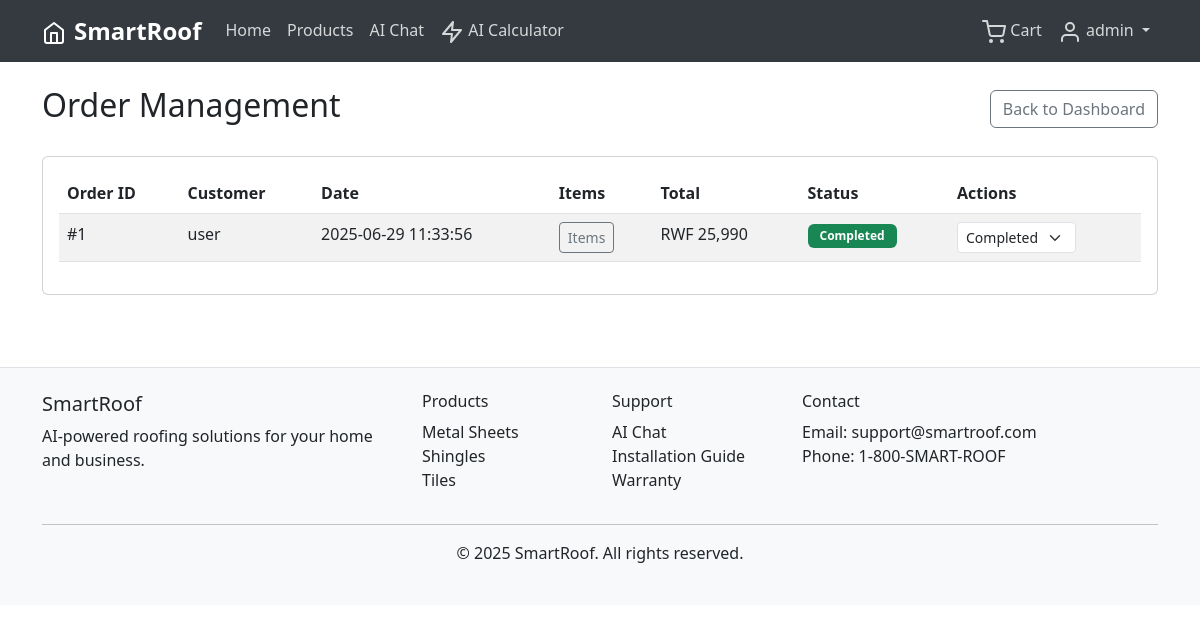
Page /admin/orders (signed in) on the committed database.
### tables this page shows
CREATE TABLE users (
            id INTEGER PRIMARY KEY AUTOINCREMENT,
            username TEXT UNIQUE NOT NULL,
            email TEXT UNIQUE NOT NULL,
            password_hash TEXT NOT NULL,
            is_admin BOOLEAN DEFAULT FALSE,
            created_at TIMESTAMP DEFAULT CURRENT_TIMESTAMP
        );

CREATE TABLE orders (
            id INTEGER PRIMARY KEY AUTOINCREMENT,
            user_id INTEGER NOT NULL,
            items TEXT NOT NULL,
            total REAL NOT NULL,
            status TEXT DEFAULT 'pending',
            created_at TIMESTAMP DEFAULT CURRENT_TIMESTAMP,
            FOREIGN KEY (user_id) REFERENCES users(id)
        );

### routes.py (the view)
@app.route('/admin/orders')
@login_required
def admin_orders():
    if not current_user.is_admin:
        flash('Access denied', 'error')
        return redirect(url_for('index'))
    try:
        conn = get_db_connection()
        orders = conn.execute('''
            SELECT o.*, u.username, u.email
            FROM orders o
            LEFT JOIN users u ON o.user_id = u.id
            ORDER BY o.created_at DESC
        ''').fetchall()
        users = conn.execute('SELECT id, username, email FROM users').fetchall()
        conn.close()
        orders_list = []
        users_dict = {}
        print(f"DEBUG: Found {len(orders)} orders in database")
        for order in orders:
            order_dict = {
                'id': order['id'],
                'user_id': order['user_id'],
                'username': order['username'] or 'Unknown User',
                'email': order['email'] or 'N/A',
                'items': order['items'],
                'total': order['total'] * 1000,  # Convert to RWF
                'status': order['status'],
                'shipping_address': '',  # Column doesn't exist in current schema
                'payment_method': 'Unknown',  # Column doesn't exist in current schema
                'created_at': order['created_at']
            }
            orders_list.append(order_dict)
            print(f"DEBUG: Added order {order_dict}")
        for user in users:
            users_dict[user['id']] = {
                'username': user['username'],
                'email': user['email']
            }
        print(f"DEBUG: Passing {len(orders_list)} orders to template")
        return render_template('admin/orders.html', orders=orders_list, users=users_dict)
    except Exception as e:
        print(f"Error fetching orders: {e}")
        return render_template('admin/orders.html', orders=[], users={})

### app.py (called while the page is built)
@login_manager.user_loader
def load_user(user_id):
    from models import User
    return User.get(int(user_id))

### database.py (called while the page is built)
def get_db_connection():
    conn = sqlite3.connect(DATABASE_PATH)
    conn.row_factory = sqlite3.Row
    return conn

### models.py (called while the page is built)
    @staticmethod
    def get(user_id):
        conn = get_db_connection()
        user = conn.execute('SELECT * FROM users WHERE id = ?', (user_id,)).fetchone()
        conn.close()
        if user:
            return User(user['id'], user['username'], user['email'],
                       user['password_hash'], user['is_admin'], user['created_at'])
        return None

### templates/admin/orders.html (shortened to what this page needs)
{% extends "base.html" %}
{% block content %}
<div class="container py-4">
    <div class="d-flex justify-content-between align-items-center mb-4">
        <h2>Order Management</h2>
        <a href="{{ url_for('admin_dashboard') }}" class="btn btn-outline-secondary">Back to Dashboard</a>
    </div>
    <div class="card">
        <div class="card-body">
            {% if orders and orders|length > 0 %}
            <div class="table-responsive">
                <table class="table table-striped">
                    <thead>
                        <tr>
                            <th>Order ID</th>
                            <th>Customer</th>
                            <th>Date</th>
                            <th>Items</th>
                            <th>Total</th>
                            <th>Status</th>
                            <th>Actions</th>
                        </tr>
                    </thead>
                    <tbody>
                        {% for order in orders %}
                        <tr>
                            <td>#{{ order.id }}</td>
                            <td>{{ order.username }}</td>
                            <td>{{ order.created_at }}</td>
                            <td>
                                <button class="btn btn-sm btn-outline-secondary" type="button" data-bs-toggle="tooltip" title="Order items">
                                    Items
                                </button>
                            </td>
                            <td>RWF {{ "{:,.0f}".format(order.total or 0) }}</td>
                            <td>
                                <span class="badge bg-{% if order.status == 'completed' %}success{% elif order.status == 'pending' %}warning{% elif order.status == 'shipped' %}info{% else %}secondary{% endif %}">
                                    {{ order.status.title() }}
                                </span>
                            </td>
                            <td>
                                <form method="POST" action="{{ url_for('update_order_status', order_id=order.id) }}" class="d-inline">
                                    <select name="status" class="form-select form-select-sm d-inline-block" style="width: auto;" onchange="this.form.submit()">
                                        <option value="completed" {% if order.status == 'completed' %}selected{% endif %}>Completed</option>
                                    </select>
                                </form>
                            </td>
                        </tr>
                        {% endfor %}
                    </tbody>
                </table>
            </div>
            {% else %}
            <div class="text-center py-4">
                <i data-feather="shopping-bag" style="width: 48px; height: 48px;" class="text-muted mb-3"></i>
                <h5>No orders yet</h5>
                <p class="text-muted">Orders will appear here once customers start purchasing.</p>
            </div>
            {% endif %}
        </div>
    </div>
</div>
{% endblock %}

### templates/base.html (shortened to what this page needs)
<!DOCTYPE html>
<html lang="en" data-bs-theme="light">
<head>
    <link href="https://cdn.jsdelivr.net/npm/bootstrap@5.3.0/dist/css/bootstrap.min.css" rel="stylesheet">
    <link rel="stylesheet" href="{{ url_for('static', filename='css/style.css') }}">
</head>
<body>
    <nav class="navbar navbar-expand-lg navbar-dark">
        <div class="container">
            <a class="navbar-brand fw-bold" href="{{ url_for('index') }}">
                <i data-feather="home" class="me-2"></i>SmartRoof
            </a>
            <div class="collapse navbar-collapse" id="navbarNav">
                <ul class="navbar-nav me-auto">
                    <li class="nav-item">
                        <a class="nav-link" href="{{ url_for('index') }}">Home</a>
                    </li>
                    <li class="nav-item">
                        <a class="nav-link" href="{{ url_for('products') }}">Products</a>
                    </li>
                    <li class="nav-item">
                        <a class="nav-link" href="{{ url_for('chat') }}">AI Chat</a>
                    </li>
                    <li class="nav-item">
                        <a class="nav-link" href="{{ url_for('ai_calculator_page') }}">
                            <i data-feather="zap"></i> AI Calculator
                        </a>
                    </li>
                </ul>
                <ul class="navbar-nav">
                    {% if current_user.is_authenticated %}
                        <li class="nav-item">
                            <a class="nav-link position-relative" href="{{ url_for('cart') }}">
                                <i data-feather="shopping-cart"></i> Cart
                            </a>
                        </li>
                        <li class="nav-item dropdown">
                            <a class="nav-link dropdown-toggle" href="#" id="navbarDropdown" role="button" data-bs-toggle="dropdown">
                                <i data-feather="user"></i> {{ current_user.username }}
                            </a>
                        </li>
                    {% endif %}
                </ul>
            </div>
        </div>
    </nav>
    <main>
        {% block content %}{% endblock %}
    </main>
    <footer class="bg-light text-dark py-4 mt-5 border-top">
        <div class="container">
            <div class="row">
                <div class="col-md-4">
                    <h5>SmartRoof</h5>
                    <p>AI-powered roofing solutions for your home and business.</p>
                </div>
                <div class="col-md-2">
                    <h6>Products</h6>
                    <ul class="list-unstyled">
                        <li><a href="{{ url_for('products', category='Metal Sheets') }}" class="text-dark">Metal Sheets</a></li>
                        <li><a href="{{ url_for('products', category='Shingles') }}" class="text-dark">Shingles</a></li>
                        <li><a href="{{ url_for('products', category='Tiles') }}" class="text-dark">Tiles</a></li>
                    </ul>
                </div>
                <div class="col-md-2">
                    <h6>Support</h6>
                    <ul class="list-unstyled">
                        <li><a href="{{ url_for('chat') }}" class="text-dark">AI Chat</a></li>
                        <li><a href="#" class="text-dark">Installation Guide</a></li>
                        <li><a href="#" class="text-dark">Warranty</a></li>
                    </ul>
                </div>
                <div class="col-md-4">
                    <h6>Contact</h6>
                    <p>Email: support@smartroof.com<br>Phone: 1-800-SMART-ROOF</p>
                </div>
            </div>
            <hr>
            <div class="text-center">
                <p>&copy; 2025 SmartRoof. All rights reserved.</p>
            </div>
        </div>
    </footer>
</body>
</html>

### static/css/style.css (style rules this page uses)
.navbar { background-color: #343a40 !important; }
.navbar-brand { font-size: 1.5rem; font-weight: 700; color: white !important; }
.navbar-nav .nav-link { color: rgba(255, 255, 255, 0.8) !important; font-weight: 500; }
.card { transition: transform 0.2s ease-in-out; }
.btn { transition: all 0.2s ease-in-out; }
footer { margin-top: auto; }
footer a { text-decoration: none; transition: color 0.2s ease-in-out; }
.badge { font-size: 0.75rem; padding: 0.375rem 0.75rem; }
.table-responsive { border-radius: 0.5rem; }

### rows in the picture
users: username "admin"
orders: id "1", username "user", created_at "2025-06-29 11:33:56", total "25,990", status "Completed"
